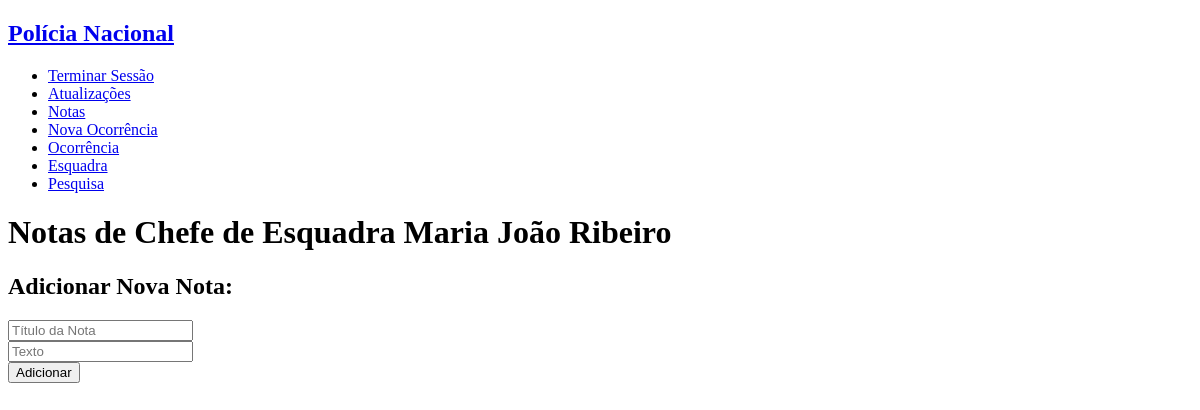
Before: /notes.php (signed in) with the older database file.
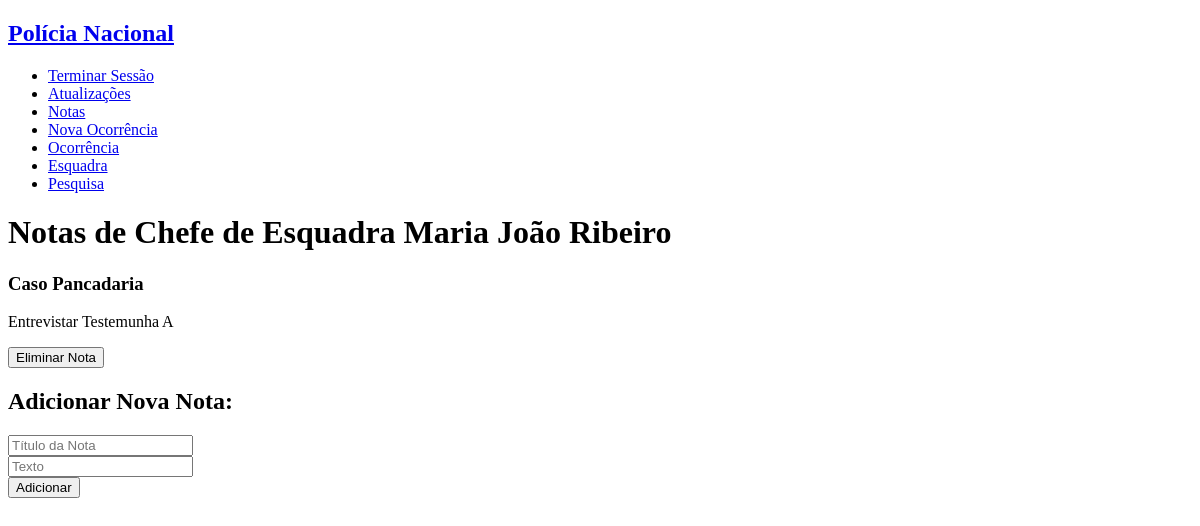
After: the same page with the newer database file.
### tables this page shows
CREATE TABLE notes (
    id INTEGER PRIMARY KEY,
    personnel_username VARCHAR REFERENCES personnel NOT NULL,
    title VARCHAR NOT NULL,
    text VARCHAR  
);

### database/connection.php (called while the page is built, shortened)
<?php $db = new PDO('sqlite:database/database.db');
function getUserByUsername($username) {
  global $db;
  $query = $db->prepare('SELECT * FROM personnel WHERE username = ?');
  $query->execute(array($username));
  return $query->fetch();
}
function GetNotesByUsername($username){
  global $db;
  $query = $db->prepare('SELECT * FROM notes WHERE personnel_username = ? ');
  $query->execute(array($username));
  return $query->fetchAll();
}

### notes.php (the view, shortened to what this page needs)
<?php
include_once('database/connection.php');
$username = $_SESSION['username'];
$notes = getNotesByUsername($username);
?>
<!DOCTYPE html>
<html>
<?php include_once('common/header_aside.php'); ?>
<body>
    <div id="Notes">
    <h1> Notas de <?php echo $user['position'] . ' '. $user['fullname'] ?> </h1>
    <section class="view_notes">
            <?php foreach ($notes as $note) { ?>
                <h3 class="title"> <?=$note['title']?> </h3>
                <p class="text"> <?=$note['text']?> </p>
                <button type="button" class="delete" onclick="location.href='delete_note.php?id_note=<?=$note['id']?>';">Eliminar Nota</button>
            <?php } ?>
        </section>
        <section class = "add_notes">
            <h2> Adicionar Nova Nota: </h2>
                <form action="action_notes.php" method="post">
                    <div><input type="text" placeholder="Título da Nota" name="title"></div>
                    <div><input type="text" placeholder="Texto" name="note"></div>
                    <div><input type="submit" value="Adicionar"></div>
                </form>
        </section>
    </div>
</body>
</html>

Changed rows visible on the page:
added notes: title "Caso Pancadaria", text "Entrevistar Testemunha A"
